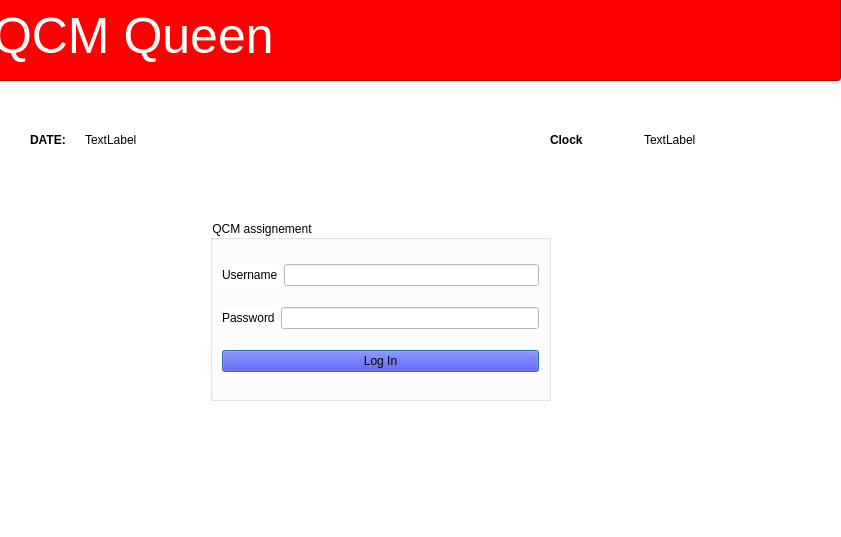
<?xml version="1.0" encoding="UTF-8"?>
<ui version="4.0">
 <class>LoginPage</class>
 <widget class="QDialog" name="LoginPage">
  <property name="geometry">
   <rect>
    <x>0</x>
    <y>0</y>
    <width>841</width>
    <height>537</height>
   </rect>
  </property>
  <property name="windowTitle">
   <string>Dialog</string>
  </property>
  <property name="styleSheet">
   <string notr="true">background-color:white</string>
  </property>
  <widget class="QGroupBox" name="groupBox">
   <property name="geometry">
    <rect>
     <x>210</x>
     <y>220</y>
     <width>341</width>
     <height>181</height>
    </rect>
   </property>
   <property name="title">
    <string>QCM assignement</string>
   </property>
   <layout class="QVBoxLayout" name="verticalLayout">
    <item>
     <layout class="QHBoxLayout" name="horizontalLayout">
      <item>
       <widget class="QLabel" name="label">
        <property name="text">
         <string>Username</string>
        </property>
       </widget>
      </item>
      <item>
       <widget class="QLineEdit" name="lineEdit_U"/>
      </item>
     </layout>
    </item>
    <item>
     <layout class="QHBoxLayout" name="horizontalLayout_2">
      <item>
       <widget class="QLabel" name="label_2">
        <property name="text">
         <string>Password</string>
        </property>
       </widget>
      </item>
      <item>
       <widget class="QLineEdit" name="lineEdit_P"/>
      </item>
     </layout>
    </item>
    <item>
     <widget class="QPushButton" name="pushButton_log">
      <property name="styleSheet">
       <string notr="true">background-color:blue</string>
      </property>
      <property name="text">
       <string>Log In</string>
      </property>
     </widget>
    </item>
   </layout>
  </widget>
  <widget class="QWidget" name="layoutWidget">
   <property name="geometry">
    <rect>
     <x>550</x>
     <y>130</y>
     <width>181</width>
     <height>19</height>
    </rect>
   </property>
   <layout class="QHBoxLayout" name="horizontalLayout_3">
    <item>
     <widget class="QLabel" name="clock">
      <property name="font">
       <font>
        <pointsize>9</pointsize>
        <bold>true</bold>
       </font>
      </property>
      <property name="text">
       <string>Clock</string>
      </property>
     </widget>
    </item>
    <item>
     <widget class="QLabel" name="digital_clock">
      <property name="text">
       <string>TextLabel</string>
      </property>
     </widget>
    </item>
   </layout>
  </widget>
  <widget class="QWidget" name="layoutWidget">
   <property name="geometry">
    <rect>
     <x>30</x>
     <y>130</y>
     <width>107</width>
     <height>19</height>
    </rect>
   </property>
   <layout class="QHBoxLayout" name="horizontalLayout_4">
    <item>
     <widget class="QLabel" name="Date">
      <property name="font">
       <font>
        <pointsize>9</pointsize>
        <bold>true</bold>
       </font>
      </property>
      <property name="text">
       <string>DATE:</string>
      </property>
     </widget>
    </item>
    <item>
     <widget class="QLabel" name="Date_ed">
      <property name="text">
       <string>TextLabel</string>
      </property>
     </widget>
    </item>
   </layout>
  </widget>
  <widget class="QLineEdit" name="lineEdit">
   <property name="geometry">
    <rect>
     <x>-10</x>
     <y>-10</y>
     <width>851</width>
     <height>91</height>
    </rect>
   </property>
   <property name="styleSheet">
    <string notr="true">background-color:red;
color: white;
font-size: 50px;
justify-content: center;
text-align: center;

</string>
   </property>
   <property name="text">
    <string>QCM Queen</string>
   </property>
  </widget>
 </widget>
 <resources/>
 <connections/>
</ui>
